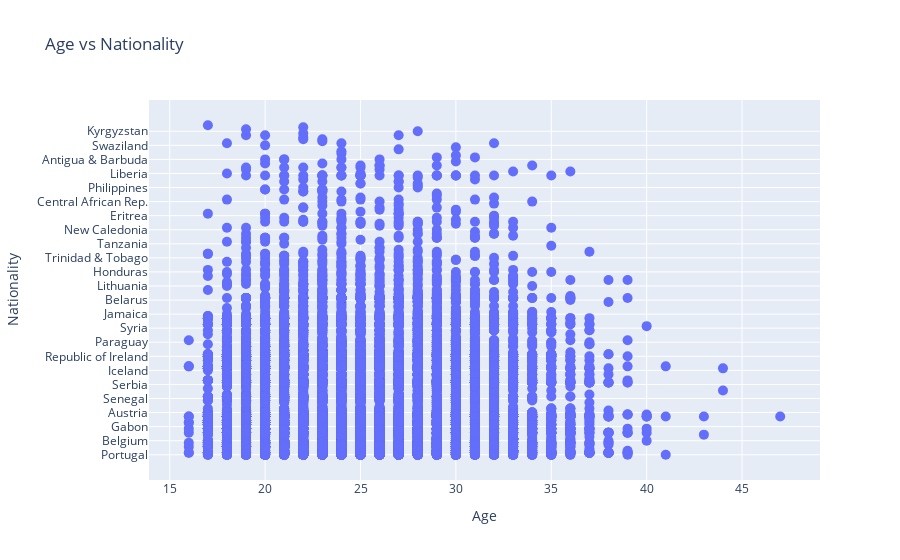

Source (notebook cell):
### Code cell
import plotly.graph_objects as go

# Create a scatter plot
fig = go.Figure(data=go.Scatter(x=master['Age'], y=master['Nationality'], mode='markers', text=master['Flag'], marker=dict(size=10)))

# Set the title and axis labels
fig.update_layout(title='Age vs Nationality', xaxis_title='Age', yaxis_title='Nationality')

# Show the plot
fig.show()

### Figure 1 — Plotly figure (JSON) as saved in the notebook; plotly's stock layout.template omitted (floating-point values rounded to 4 significant figures; data arrays with more than 128 entries replaced by an {"elided": "..."} marker saying what was removed)
{"data": [{"marker": {"size": 10}, "mode": "markers", "text": {"elided": "18045 str values"}, "type": "scatter", "x": {"elided": "18045 int values"}, "y": {"elided": "18045 str values"}}], "layout": {"title": {"text": "Age vs Nationality"}, "xaxis": {"title": {"text": "Age"}}, "yaxis": {"title": {"text": "Nationality"}}}}
